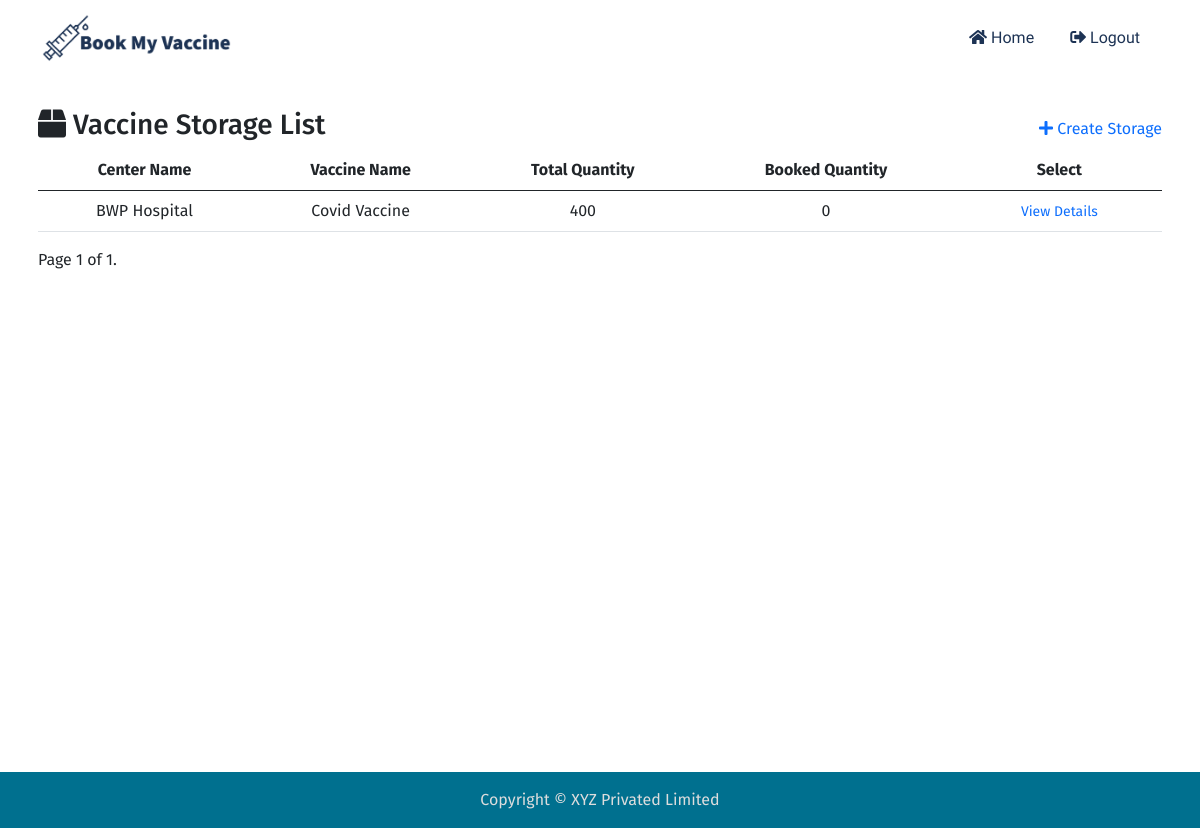
The app's page /center/1/storage/ (signed in), older data.
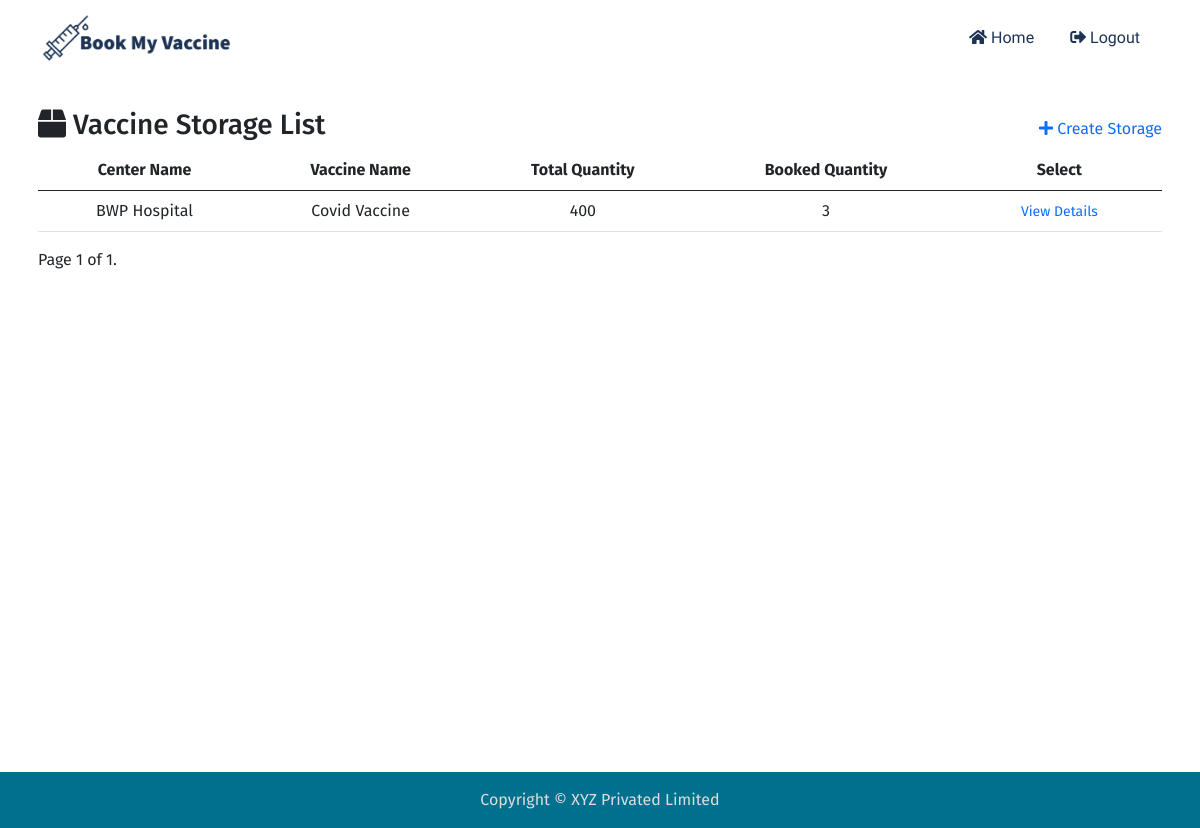
The same page, newer data.
### center/models.py (models this page shows, shortened)
class Storage(models.Model):
    center = models.ForeignKey(Center, on_delete=models.CASCADE)
    vaccine = models.ForeignKey(Vaccine, on_delete=models.CASCADE)
    total_quantity = models.IntegerField(default=0)
    booked_quantity = models.IntegerField(default=0)

class Center(models.Model):
    name = models.CharField("Center_name", max_length=32)
    adress = models.TextField("Address", max_length=500)

### vaccine/models.py (models this page shows, shortened)
class Vaccine(models.Model):
    name = models.CharField("Vaccine Name", max_length=32)
    description = models.TextField(max_length=1024)
    numbre_of_doses = models.IntegerField(default=1)
    interval = models.IntegerField(default=0, help_text="please provide interval in days")
    storage_temprature = models.IntegerField(null=True, blank=True, help_text="provide temprature in celcius")
    minimum_age = models.IntegerField(default=0)

### center/views.py (the view)
# urls.py: path("<int:center_id>/storage/", views.Storage_List.as_view(), name="storage"),
class Storage_List(LoginRequiredMixin, generic.ListView):
    queryset = Storage.objects.all()
    template_name = 'storage/storage_list.html'
    ordering = ["id"]
    paginate_by = 2
    def get_queryset(self):
        return super().get_queryset().filter(center_id = self.kwargs["center_id"])
    def get_context_data(self, **kwargs):
        context = super().get_context_data(**kwargs)
        context["center_id"] = self.kwargs['center_id']
        return context

### center/templates/storage/storage_list.html (shortened to what this page needs)
{% extends 'mysite/base.html' %}
{% block content %}
<div class="mt-3">
  <div class="d-flex align-items-center justify-content-between">
    <h3 class="text-center">
      <i class="fas fa-box"></i> Vaccine Storage List
    </h3>
    {% if user.is_superuser %}
    <a href="{% url 'center:create_storage' center_id %}"><i class="fas fa-plus"></i> Create Storage</a>
    {% endif %}
  </div>
  <table class="table table-responsive table-hover text-center">
    <thead>
      <tr>
        <th scope="col">Center Name</th>
        <th scope="col">Vaccine Name</th>
        <th scope="col">Total Quantity</th>
        <th scope="col">Booked Quantity</th>
        <th scope="col">Select</th>
      </tr>
    </thead>
    <tbody>
      {% for storage in page_obj %}
      <tr>
        <td>{{ storage.center.name }}</td>
        <td>{{ storage.vaccine.name }}</td>
        <td>{{ storage.total_quantity }}</td>
        <td>{{ storage.booked_quantity }}</td>
        <td><a href="{% url 'center:storage_detail' storage.id %}" class="btn-sm btn-outline-primary">View Details</a></td>
      </tr>
      {% endfor %}
    </tbody>
  </table>
{% include 'components/pagination.html' %}
</div>
{% endblock content %}

Row changes from the older to the newer data that the page shows:
changed Storage "BWP Hospital": booked_quantity "0" → "3"
